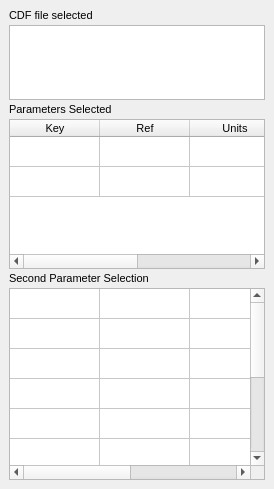
         <widget class="QFrame" name="frame_18">
          <property name="sizePolicy">
           <sizepolicy hsizetype="Minimum" vsizetype="Minimum">
            <horstretch>0</horstretch>
            <verstretch>0</verstretch>
           </sizepolicy>
          </property>
          <property name="maximumSize">
           <size>
            <width>375</width>
            <height>16777215</height>
           </size>
          </property>
          <property name="frameShape">
           <enum>QFrame::NoFrame</enum>
          </property>
          <property name="frameShadow">
           <enum>QFrame::Raised</enum>
          </property>
          <layout class="QGridLayout" name="gridLayout_29">
           <property name="leftMargin">
            <number>6</number>
           </property>
           <property name="topMargin">
            <number>6</number>
           </property>
           <property name="rightMargin">
            <number>6</number>
           </property>
           <property name="bottomMargin">
            <number>6</number>
           </property>
           <property name="spacing">
            <number>6</number>
           </property>
           <item row="0" column="0" colspan="2">
            <widget class="QFrame" name="frameData_2">
             <property name="sizePolicy">
              <sizepolicy hsizetype="Minimum" vsizetype="Minimum">
               <horstretch>0</horstretch>
               <verstretch>0</verstretch>
              </sizepolicy>
             </property>
             <property name="font">
              <font>
               <pointsize>8</pointsize>
              </font>
             </property>
             <property name="frameShape">
              <enum>QFrame::NoFrame</enum>
             </property>
             <property name="frameShadow">
              <enum>QFrame::Raised</enum>
             </property>
             <layout class="QVBoxLayout" name="verticalLayout_8">
              <property name="spacing">
               <number>3</number>
              </property>
              <property name="leftMargin">
               <number>3</number>
              </property>
              <property name="topMargin">
               <number>3</number>
              </property>
              <property name="rightMargin">
               <number>3</number>
              </property>
              <property name="bottomMargin">
               <number>3</number>
              </property>
              <item>
               <widget class="QLabel" name="label_16">
                <property name="sizePolicy">
                 <sizepolicy hsizetype="Minimum" vsizetype="Minimum">
                  <horstretch>0</horstretch>
                  <verstretch>0</verstretch>
                 </sizepolicy>
                </property>
                <property name="maximumSize">
                 <size>
                  <width>16777215</width>
                  <height>25</height>
                 </size>
                </property>
                <property name="font">
                 <font>
                  <pointsize>8</pointsize>
                 </font>
                </property>
                <property name="text">
                 <string>CDF file selected</string>
                </property>
               </widget>
              </item>
              <item>
               <widget class="QListWidget" name="listCDFFreq">
                <property name="sizePolicy">
                 <sizepolicy hsizetype="Minimum" vsizetype="Minimum">
                  <horstretch>0</horstretch>
                  <verstretch>0</verstretch>
                 </sizepolicy>
                </property>
                <property name="minimumSize">
                 <size>
                  <width>0</width>
                  <height>0</height>
                 </size>
                </property>
                <property name="maximumSize">
                 <size>
                  <width>16777215</width>
                  <height>75</height>
                 </size>
                </property>
                <property name="font">
                 <font>
                  <pointsize>8</pointsize>
                 </font>
                </property>
               </widget>
              </item>
              <item>
               <widget class="QLabel" name="label_17">
                <property name="sizePolicy">
                 <sizepolicy hsizetype="Minimum" vsizetype="Minimum">
                  <horstretch>0</horstretch>
                  <verstretch>0</verstretch>
                 </sizepolicy>
                </property>
                <property name="maximumSize">
                 <size>
                  <width>16777215</width>
                  <height>25</height>
                 </size>
                </property>
                <property name="font">
                 <font>
                  <pointsize>8</pointsize>
                 </font>
                </property>
                <property name="text">
                 <string>Parameters Selected</string>
                </property>
               </widget>
              </item>
              <item>
               <widget class="QTableWidget" name="paramListFreq">
                <property name="sizePolicy">
                 <sizepolicy hsizetype="Minimum" vsizetype="Minimum">
                  <horstretch>0</horstretch>
                  <verstretch>0</verstretch>
                 </sizepolicy>
                </property>
                <property name="minimumSize">
                 <size>
                  <width>0</width>
                  <height>0</height>
                 </size>
                </property>
                <property name="maximumSize">
                 <size>
                  <width>16777215</width>
                  <height>150</height>
                 </size>
                </property>
                <property name="font">
                 <font>
                  <pointsize>8</pointsize>
                 </font>
                </property>
                <property name="rowCount">
                 <number>2</number>
                </property>
                <property name="columnCount">
                 <number>4</number>
                </property>
                <attribute name="horizontalHeaderDefaultSectionSize">
                 <number>90</number>
                </attribute>
                <attribute name="verticalHeaderVisible">
                 <bool>false</bool>
                </attribute>
                <row/>
                <row/>
                <column>
                 <property name="text">
                  <string>Key</string>
                 </property>
                </column>
                <column>
                 <property name="text">
                  <string>Ref</string>
                 </property>
                </column>
                <column>
                 <property name="text">
                  <string>Units</string>
                 </property>
                </column>
                <column>
                 <property name="text">
                  <string>Name</string>
                 </property>
                </column>
               </widget>
              </item>
              <item>
               <widget class="QLabel" name="label_18">
                <property name="sizePolicy">
                 <sizepolicy hsizetype="Minimum" vsizetype="Minimum">
                  <horstretch>0</horstretch>
                  <verstretch>0</verstretch>
                 </sizepolicy>
                </property>
                <property name="maximumSize">
                 <size>
                  <width>16777215</width>
                  <height>25</height>
                 </size>
                </property>
                <property name="font">
                 <font>
                  <pointsize>8</pointsize>
                 </font>
                </property>
                <property name="text">
                 <string>Second Parameter Selection</string>
                </property>
               </widget>
              </item>
              <item>
               <widget class="QTableWidget" name="secondParamListFreq">
                <property name="sizePolicy">
                 <sizepolicy hsizetype="Minimum" vsizetype="MinimumExpanding">
                  <horstretch>0</horstretch>
                  <verstretch>0</verstretch>
                 </sizepolicy>
                </property>
                <property name="font">
                 <font>
                  <pointsize>8</pointsize>
                 </font>
                </property>
                <property name="rowCount">
                 <number>10</number>
                </property>
                <property name="columnCount">
                 <number>4</number>
                </property>
                <attribute name="horizontalHeaderVisible">
                 <bool>false</bool>
                </attribute>
                <attribute name="horizontalHeaderCascadingSectionResizes">
                 <bool>false</bool>
                </attribute>
                <attribute name="horizontalHeaderDefaultSectionSize">
                 <number>90</number>
                </attribute>
                <attribute name="horizontalHeaderHighlightSections">
                 <bool>true</bool>
                </attribute>
                <attribute name="horizontalHeaderStretchLastSection">
                 <bool>false</bool>
                </attribute>
                <attribute name="verticalHeaderVisible">
                 <bool>false</bool>
                </attribute>
                <row/>
                <row/>
                <row/>
                <row/>
                <row/>
                <row/>
                <row/>
                <row/>
                <row/>
                <row/>
                <column>
                 <property name="text">
                  <string>Key</string>
                 </property>
                </column>
                <column>
                 <property name="text">
                  <string>Ref</string>
                 </property>
                </column>
                <column>
                 <property name="text">
                  <string>Units</string>
                 </property>
                </column>
                <column>
                 <property name="text">
                  <string>Name</string>
                 </property>
                </column>
               </widget>
              </item>
             </layout>
            </widget>
           </item>
          </layout>
         </widget>
